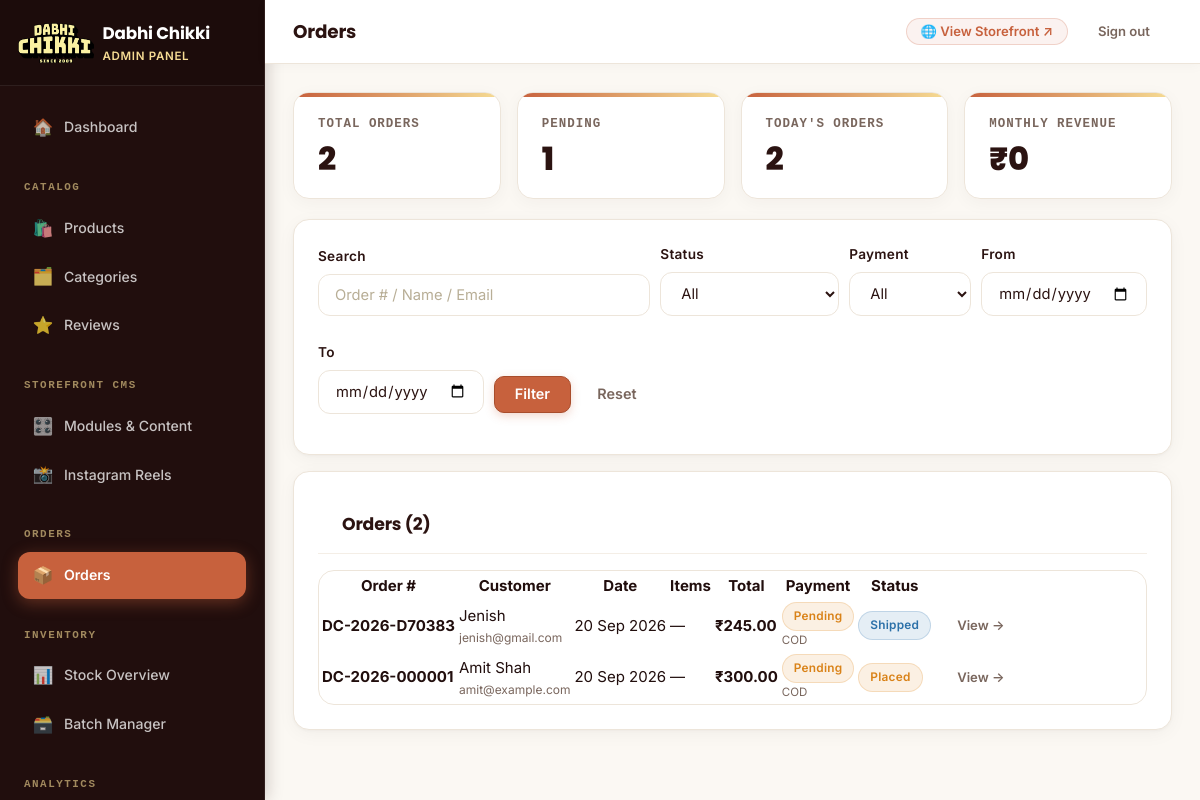
Page /admin/orders.php (signed in) on the committed database.
### tables this page shows
CREATE TABLE `users` (
  `id` int unsigned NOT NULL AUTO_INCREMENT,
  `uuid` char(36) NOT NULL,
  `role` enum('superadmin','admin','employee','buyer') NOT NULL,
  `full_name` varchar(150) NOT NULL,
  `email` varchar(190) NOT NULL,
  `phone` varchar(15) NOT NULL,
  `password_hash` varchar(255) NOT NULL,
  `is_active` tinyint(1) NOT NULL DEFAULT '1',
  `email_verified_at` datetime DEFAULT NULL,
  `phone_verified_at` datetime DEFAULT NULL,
  `must_reset_password` tinyint(1) NOT NULL DEFAULT '0',
  `created_by` int unsigned DEFAULT NULL,
  `last_login_at` datetime DEFAULT NULL,
  `created_at` datetime NOT NULL DEFAULT CURRENT_TIMESTAMP,
  `updated_at` datetime NOT NULL DEFAULT CURRENT_TIMESTAMP ON UPDATE CURRENT_TIMESTAMP,
  PRIMARY KEY (`id`),
  UNIQUE KEY `uuid` (`uuid`),
  UNIQUE KEY `uq_users_email` (`email`),
  UNIQUE KEY `uq_users_phone` (`phone`),
  KEY `idx_users_role` (`role`),
  KEY `fk_users_created_by` (`created_by`),
  CONSTRAINT `fk_users_created_by` FOREIGN KEY (`created_by`) REFERENCES `users` (`id`) ON DELETE SET NULL
);

CREATE TABLE `orders` (
  `id` int unsigned NOT NULL AUTO_INCREMENT,
  `order_number` varchar(30) NOT NULL,
  `user_id` int unsigned NOT NULL,
  `guest_email` varchar(190) DEFAULT NULL,
  `status` enum('placed','confirmed','packed','shipped','out_for_delivery','delivered','cancelled','return_requested','returned') NOT NULL DEFAULT 'placed',
  `payment_method` enum('cod','online') NOT NULL,
  `payment_status` enum('pending','paid','failed','refunded','partially_refunded') NOT NULL DEFAULT 'pending',
  `subtotal` decimal(10,2) NOT NULL,
  `discount_amount` decimal(10,2) NOT NULL DEFAULT '0.00',
  `coupon_id` int unsigned DEFAULT NULL,
  `shipping_charge` decimal(8,2) NOT NULL DEFAULT '0.00',
  `cod_charge` decimal(8,2) NOT NULL DEFAULT '0.00',
  `cgst_amount` decimal(10,2) NOT NULL DEFAULT '0.00',
  `sgst_amount` decimal(10,2) NOT NULL DEFAULT '0.00',
  `igst_amount` decimal(10,2) NOT NULL DEFAULT '0.00',
  `total_amount` decimal(10,2) NOT NULL,
  `total_weight_grams` int unsigned NOT NULL,
  `shipping_address_id` int unsigned DEFAULT NULL,
  `billing_address_id` int unsigned DEFAULT NULL,
  `customer_notes` varchar(255) DEFAULT NULL,
  `placed_at` datetime NOT NULL DEFAULT CURRENT_TIMESTAMP,
  `updated_at` datetime NOT NULL DEFAULT CURRENT_TIMESTAMP ON UPDATE CURRENT_TIMESTAMP,
  `ship_name` varchar(150) DEFAULT NULL,
  `ship_phone` varchar(20) DEFAULT NULL,
  `ship_line1` varchar(255) DEFAULT NULL,
  `ship_line2` varchar(255) DEFAULT NULL,
  `ship_city` varchar(100) DEFAULT NULL,
  `ship_state` varchar(100) DEFAULT NULL,
  `ship_pincode` varchar(10) DEFAULT NULL,
  `total` decimal(10,2) DEFAULT NULL,
  `gst_amount` decimal(10,2) DEFAULT NULL,
  `notes` text,
  PRIMARY KEY (`id`),
  UNIQUE KEY `order_number` (`order_number`),
  KEY `idx_order_user` (`user_id`),
  KEY `idx_order_status` (`status`),
  KEY `idx_order_placed_at` (`placed_at`),
  KEY `fk_order_ship_addr` (`shipping_address_id`),
  KEY `fk_order_bill_addr` (`billing_address_id`),
  KEY `fk_order_coupon` (`coupon_id`),
  CONSTRAINT `fk_order_bill_addr` FOREIGN KEY (`billing_address_id`) REFERENCES `addresses` (`id`) ON DELETE RESTRICT,
  CONSTRAINT `fk_order_coupon` FOREIGN KEY (`coupon_id`) REFERENCES `coupons` (`id`) ON DELETE SET NULL,
  CONSTRAINT `fk_order_ship_addr` FOREIGN KEY (`shipping_address_id`) REFERENCES `addresses` (`id`) ON DELETE RESTRICT,
  CONSTRAINT `fk_order_user` FOREIGN KEY (`user_id`) REFERENCES `users` (`id`) ON DELETE RESTRICT
);

### includes/db/Database.php (called while the page is built, shortened)
<?php
class Database
{
    private static ?PDO $instance = null;
    public static function getInstance(): PDO
    {
        if (self::$instance === null) {
            $dsn = sprintf(
                'mysql:host=%s;dbname=%s;charset=%s',
                DB_HOST,
                DB_NAME,
                DB_CHARSET
            );
            self::$instance = new PDO($dsn, DB_USER, DB_PASS, [
                PDO::ATTR_ERRMODE            => PDO::ERRMODE_EXCEPTION,
                PDO::ATTR_DEFAULT_FETCH_MODE => PDO::FETCH_ASSOC,
                PDO::ATTR_EMULATE_PREPARES   => false,
            ]);
        }
        return self::$instance;
    }
    public static function query(string $sql, array $params = []): PDOStatement
    {
        $stmt = self::getInstance()->prepare($sql);
        $stmt->execute($params);
        return $stmt;
    }
    public static function fetchOne(string $sql, array $params = []): ?array
    {
        $row = self::query($sql, $params)->fetch();
        return $row !== false ? $row : null;
    }
    public static function fetchAll(string $sql, array $params = []): array
    {
        return self::query($sql, $params)->fetchAll();
    }
}

### includes/classes/Order.php (called while the page is built, shortened)
<?php
class Order
{
    public static function adminList(array $filters = [], int $page = 1, int $perPage = 20): array
    {
        $where  = ['1=1'];
        $params = [];
        $where = implode(' AND ', $where);
        $offset = ($page - 1) * $perPage;
        $total = Database::fetchOne(
            "SELECT COUNT(*) AS n FROM orders o LEFT JOIN users u ON u.id = o.user_id WHERE $where",
            $params
        )['n'];
        $rows = Database::fetchAll(
            "SELECT o.*,
                    COALESCE(u.full_name, o.ship_name, 'Guest Customer') AS full_name,
                    COALESCE(u.email, o.guest_email, '') AS email,
                    COALESCE(u.phone, o.ship_phone, '') AS phone
             FROM orders o LEFT JOIN users u ON u.id = o.user_id
             WHERE $where ORDER BY o.placed_at DESC LIMIT $perPage OFFSET $offset",
            $params
        );
        return ['total' => (int)$total, 'pages' => (int)ceil($total / $perPage), 'data' => $rows];
    }
    public static function dashboardStats(): array
    {
        $today = date('Y-m-d');
        return [
            'total_orders'    => (int)(Database::fetchOne("SELECT COUNT(*) AS n FROM orders")['n'] ?? 0),
            'pending_orders'  => (int)(Database::fetchOne("SELECT COUNT(*) AS n FROM orders WHERE status IN ('placed','confirmed')")['n'] ?? 0),
            'today_orders'    => (int)(Database::fetchOne("SELECT COUNT(*) AS n FROM orders WHERE DATE(placed_at) = ?", [$today])['n'] ?? 0),
            'today_revenue'   => (float)(Database::fetchOne("SELECT COALESCE(SUM(total_amount),0) AS n FROM orders WHERE DATE(placed_at) = ? AND payment_status='paid'", [$today])['n'] ?? 0),
            'monthly_revenue' => (float)(Database::fetchOne("SELECT COALESCE(SUM(total_amount),0) AS n FROM orders WHERE payment_status='paid' AND placed_at >= DATE_FORMAT(NOW(),'%Y-%m-01')")['n'] ?? 0),
        ];
    }
}

### includes/classes/Auth.php (called while the page is built, shortened)
<?php
class Auth
{
    public static function user(): ?array
    {
        static $cached = null;
        if ($cached === null) {
            $cached = Database::fetchOne(
                'SELECT * FROM users WHERE id = ? AND is_active = 1',
                [$_SESSION['user_id']]
            );
        }
        return $cached;
    }
    public static function role(): ?string
    {
        return self::user()['role'] ?? null;
    }
    public static function require(array $allowedRoles): void
    {
        if (!in_array(self::role(), $allowedRoles, true)) {
            http_response_code(403);
            include __DIR__ . '/../../public_html/partials/403.php';
            exit;
        }
    }
    public static function requireRole(string ...$roles): void
    {
        self::require($roles);
    }
}

### includes/helpers/functions.php (called while the page is built, shortened)
<?php
function formatINR(float $amount): string
{
    return '₹' . number_format($amount, 2);
}
function baseUrl(string $path = ''): string
{
    static $base = null;
    if ($base === null) {
        $script = str_replace('\\', '/', $_SERVER['SCRIPT_NAME'] ?? '');
        if (preg_match('#^(.*?/public_html)#i', $script, $m)) {
            $base = rtrim($m[1], '/');
        } elseif (defined('APP_URL') && ($urlPath = parse_url(APP_URL, PHP_URL_PATH))) {
            $base = rtrim($urlPath, '/');
        } else {
            $base = '';
        }
    }
    $path = '/' . ltrim($path, '/');
    return ($path === '/' && $base !== '') ? $base . '/' : $base . $path;
}
function url(string $path = ''): string
{
    return baseUrl($path);
}
function e(?string $value): string
{
    return htmlspecialchars($value ?? '', ENT_QUOTES, 'UTF-8');
}
function get(string $key, string $default = ''): string
{
    return trim($_GET[$key] ?? $default);
}

### includes/bootstrap.php (called while the page is built, shortened)
<?php
spl_autoload_register(function (string $class) {
    $paths = [
        __DIR__ . '/classes/' . $class . '.php',
        __DIR__ . '/classes/payment/' . $class . '.php',
        __DIR__ . '/classes/notifications/' . $class . '.php',
        __DIR__ . '/db/' . $class . '.php',
    ];
    foreach ($paths as $path) {
        if (file_exists($path)) {
            return;
        }
    }
});
require_once __DIR__ . '/helpers/functions.php';

### public_html/admin/orders.php (the view, shortened to what this page needs)
<?php
require_once __DIR__ . '/../../includes/bootstrap.php';
Auth::requireRole('admin', 'superadmin', 'employee');
$filters = [
    'status'         => get('status'),
    'payment_status' => get('payment_status'),
    'search'         => get('search'),
    'date_from'      => get('date_from'),
    'date_to'        => get('date_to'),
];
$page    = max(1, (int)get('page', '1'));
$result  = Order::adminList($filters, $page, 25);
$orders  = $result['data'];
$total   = $result['total'];
require_once __DIR__ . '/partials/page-start.php';
?>
<div class="admin-content">
  <?php $stats = Order::dashboardStats(); ?>
  <div class="stats-grid" style="grid-template-columns:repeat(4,1fr);margin-bottom:20px;">
    <div class="stat-card"><div class="stat-label">Total Orders</div><div class="stat-value"><?= number_format($stats['total_orders']) ?></div></div>
    <div class="stat-card"><div class="stat-label">Pending</div><div class="stat-value"><?= number_format($stats['pending_orders']) ?></div></div>
    <div class="stat-card"><div class="stat-label">Today's Orders</div><div class="stat-value"><?= number_format($stats['today_orders']) ?></div></div>
    <div class="stat-card"><div class="stat-label">Monthly Revenue</div><div class="stat-value">₹<?= number_format($stats['monthly_revenue']) ?></div></div>
  </div>
  <div class="card" style="margin-bottom:16px;">
    <form method="GET" style="display:flex;gap:10px;flex-wrap:wrap;align-items:flex-end;">
      <div class="form-group" style="flex:1;min-width:180px;">
        <label class="form-label">Search</label>
        <input type="text" name="search" class="form-control" placeholder="Order # / Name / Email" value="<?= e($filters['search']) ?>">
      </div>
      <div class="form-group">
        <label class="form-label">Status</label>
        <select name="status" class="form-control">
          <option value="">All</option>
        </select>
      </div>
      <div class="form-group">
        <label class="form-label">Payment</label>
        <select name="payment_status" class="form-control">
          <option value="">All</option>
        </select>
      </div>
      <div class="form-group">
        <label class="form-label">From</label>
        <input type="date" name="date_from" class="form-control" value="<?= e($filters['date_from']) ?>">
      </div>
      <div class="form-group">
        <label class="form-label">To</label>
        <input type="date" name="date_to" class="form-control" value="<?= e($filters['date_to']) ?>">
      </div>
      <div class="form-group">
        <button type="submit" class="btn btn-primary">Filter</button>
        <a href="/admin/orders.php" class="btn btn-ghost">Reset</a>
      </div>
    </form>
  </div>
  <div class="card">
    <div class="card-header">
      <h3 class="card-title">Orders (<?= number_format($total) ?>)</h3>
    </div>
    <?php if (empty($orders)): ?>
      <p class="text-muted text-center" style="padding:32px;">No orders found.</p>
    <?php else: ?>
    <div class="table-wrap">
      <table class="admin-table">
        <thead>
          <tr>
            <th>Order #</th><th>Customer</th><th>Date</th>
            <th>Items</th><th>Total</th><th>Payment</th><th>Status</th><th></th>
          </tr>
        </thead>
        <tbody>
          <?php foreach ($orders as $o):
            $statusColors = ['placed'=>'warning','confirmed'=>'success','packed'=>'info',
              'shipped'=>'info','out_for_delivery'=>'purple','delivered'=>'success',
              'cancelled'=>'danger','return_requested'=>'warning','returned'=>'secondary'];
            $badgeClass = $statusColors[$o['status']] ?? 'secondary';
          ?>
          <tr>
            <td><strong><?= e($o['order_number']) ?></strong></td>
            <td>
              <div><?= e($o['full_name']) ?></div>
              <div style="font-size:0.75rem;color:var(--dc-muted);"><?= e($o['email']) ?></div>
            </td>
            <td style="white-space:nowrap;"><?= date('d M Y', strtotime($o['placed_at'])) ?></td>
            <td>—</td>
            <td><strong><?= formatINR((float)$o['total_amount']) ?></strong></td>
            <td>
              <span class="badge badge-<?= $o['payment_status'] === 'paid' ? 'success' : ($o['payment_status'] === 'failed' ? 'danger' : 'warning') ?>">
                <?= ucfirst($o['payment_status']) ?>
              </span>
              <div style="font-size:0.72rem;color:var(--dc-muted);"><?= strtoupper($o['payment_method']) ?></div>
            </td>
            <td><span class="badge badge-<?= $badgeClass ?>"><?= ucwords(str_replace('_',' ',$o['status'])) ?></span></td>
            <td><a href="<?= url('admin/order-detail.php?id=' . (int)$o['id']) ?>" class="btn btn-ghost btn-sm">View →</a></td>
          </tr>
          <?php endforeach; ?>
        </tbody>
      </table>
    </div>
    <?php endif; ?>
  </div>
</div>
<?php require_once __DIR__ . '/partials/page-end.php'; ?>

### rows in the picture
users: is_active "1", must_reset_password "0"
orders: order_number "DC-2026-D70383", full_name "Jenish", email "jenish@gmail.com", placed_at "20 Sep 2026", total_amount "₹245.00", payment_status "Pending", payment_method "COD", status "Shipped"
orders: order_number "DC-2026-000001", full_name "Amit Shah", email "amit@example.com", placed_at "20 Sep 2026", total_amount "₹300.00", payment_status "Pending", payment_method "COD", status "Placed"

### other values in the picture
$pageHeading "Orders"
$stats['total_orders'] "2"
$stats['today_orders'] "2"
$total "2"
